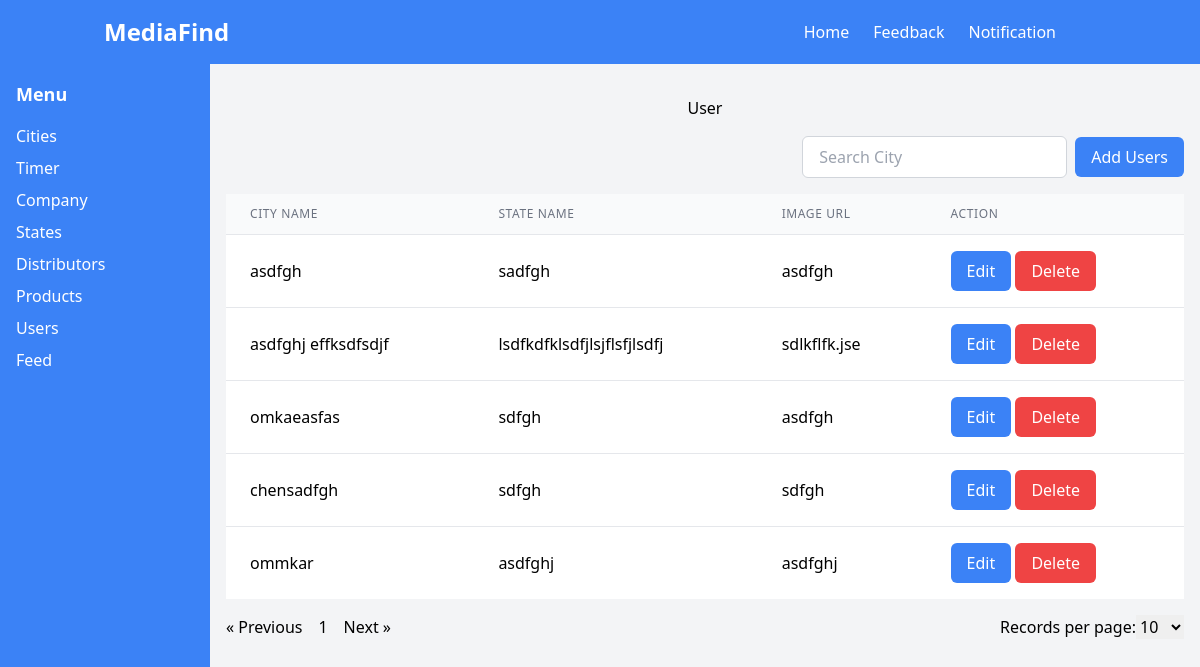
The app's page /php-with-mysql/pages/users/user.php with its own data.
### tables this page shows
CREATE TABLE `city` (
  `id` int(11) NOT NULL,
  `city_name` varchar(255) NOT NULL,
  `state_name` varchar(255) NOT NULL,
  `image_url` varchar(255) NOT NULL
);

### php-with-mysql/pages/users/fetch_users.php (the view, shortened to what this page needs)
<?php
include '../../shared/paginator.php';
include '../../db/db_connection.php';
mysqli_set_charset($conn, "utf8mb4");
$default_limit = 10;
$page = isset($_GET['page']) ? $_GET['page'] : 1;
$limit = isset($_GET['limit']) ? $_GET['limit'] : $default_limit;
$start = ($page - 1) * $limit;
if ($conn) {
    $sql = "SELECT COUNT(*) AS total FROM city";
    $result = mysqli_query($conn, $sql);
    $data = mysqli_fetch_assoc($result);
    $total_pages = ceil($data['total'] / $limit);
    $sql = "SELECT * FROM city LIMIT $start, $limit";
    $result = mysqli_query($conn, $sql);
    echo '<table class="min-w-full divide-y divide-gray-200">';
    echo '<thead class="bg-gray-50">';
    echo '<tr>';
    echo '<th scope="col" class="px-6 py-3 text-left text-xs font-medium text-gray-500 uppercase tracking-wider">City Name</th>';
    echo '<th scope="col" class="px-6 py-3 text-left text-xs font-medium text-gray-500 uppercase tracking-wider">State Name</th>';
    echo '<th scope="col" class="px-6 py-3 text-left text-xs font-medium text-gray-500 uppercase tracking-wider">Image Url</th>';
    echo '<th scope="col" class="px-6 py-3 text-left text-xs font-medium text-gray-500 uppercase tracking-wider">Action</th>';
    echo '</tr>';
    echo '</thead>';
    echo '<tbody class="bg-white divide-y divide-gray-200">';
    if ($result && mysqli_num_rows($result) > 0) {
        while ($row = mysqli_fetch_assoc($result)) {
            echo "<tr>";
            echo "<td class='px-6 py-4 whitespace-nowrap'>" . $row['city_name'] . "</td>";
            echo "<td class='px-6 py-4 whitespace-nowrap'>" . $row['state_name'] . "</td>";
            echo "<td class='px-6 py-4 whitespace-nowrap'>" . $row['image_url'] . "</td>";
            echo "<td class='px-6 py-4 whitespace-nowrap'>";
            echo "<button class='bg-blue-500 text-white px-4 py-2 rounded-md editBtn' data-city-id='{$row['id']}' data-city-name='{$row['city_name']}' data-state-name='{$row['state_name']}' data-image-url='{$row['image_url']}'>Edit</button> ";
            echo "<button class='bg-red-500 text-white px-4 py-2 rounded-md deleteBtn' data-delete-id='{$row['id']}'>Delete</button>";
            echo "</td>";
            echo "</tr>";
        }
    } else {
        echo "<tr><td colspan='4' class='text-center'>No cities found</td></tr>";
    }
    echo '</tbody>';
    echo '</table>';
    echo generatePagination($total_pages, $page, $limit);
} else {
    die("Connection failed: " . mysqli_connect_error());
}
?>

### records on screen
city: city_name "asdfgh", state_name "sadfgh", image_url "asdfgh"
city: city_name "asdfghj effksdfsdjf", state_name "lsdfkdfklsdfjlsjflsfjlsdfj", image_url "sdlkflfk.jse"
city: city_name "omkaeasfas", state_name "sdfgh", image_url "asdfgh"
city: city_name "chensadfgh", state_name "sdfgh", image_url "sdfgh"
city: city_name "ommkar", state_name "asdfghj", image_url "asdfghj"

### other values on screen
form field limit "10"
